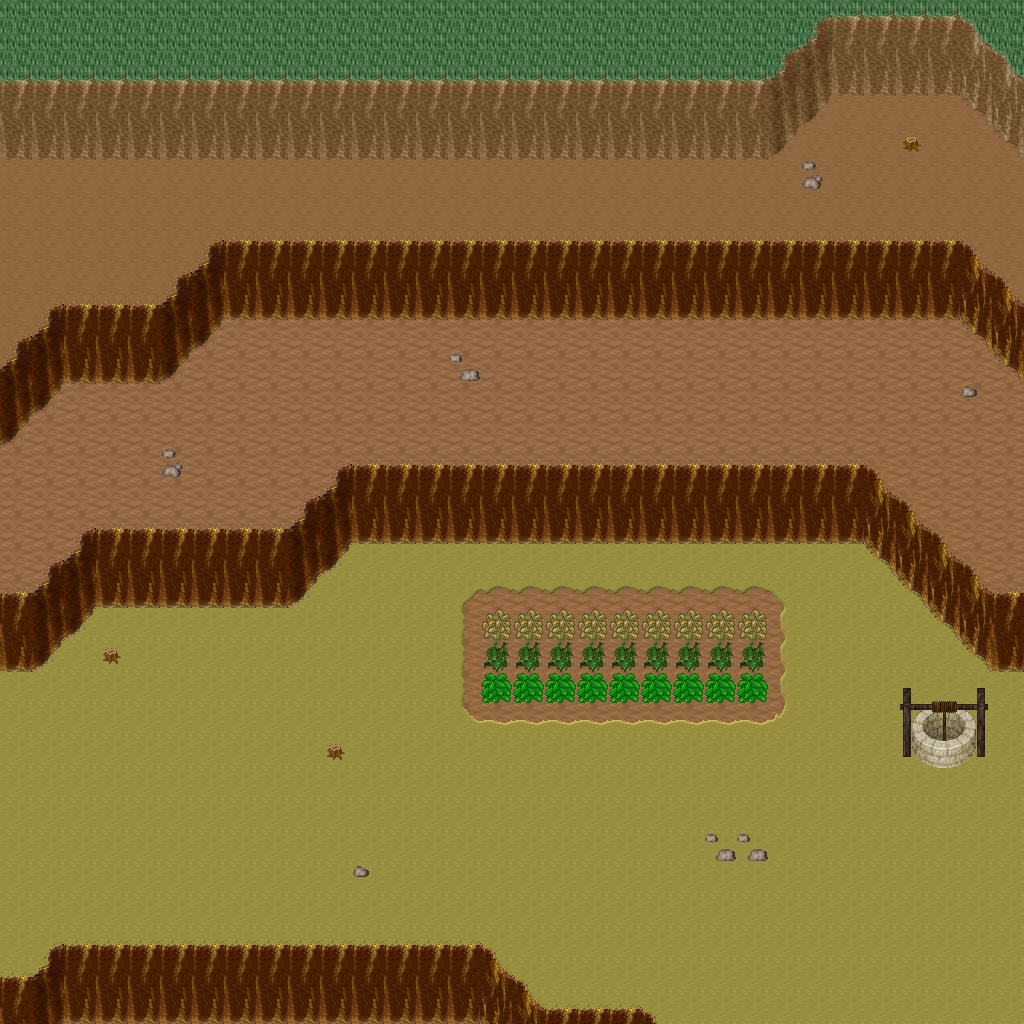

Below is a game level as drawn by its tile map, then a one-line description and the .tmx that defines it (tile-layer data replaced by summaries):
An orthogonal 32x32 tile map with 32x32 px tiles, 5 tile layers (Ground, Objects, Objects2, Above, ...), 1 hidden layer not drawn, 18 tilesets.

<map version="1.10" tiledversion="1.11.0" orientation="orthogonal" renderorder="right-down" width="32" height="32" tilewidth="32" tileheight="32" infinite="0" nextlayerid="11" nextobjectid="1">
 <tileset firstgid="1" name="logic_collision" tilewidth="32" tileheight="32" tilecount="1" columns="1">
  <image source="../drawable/logic_collision.png" width="32" height="32" />
 </tileset>
 <tileset firstgid="2" name="ground_ground" tilewidth="32" tileheight="32" tilecount="33" columns="3">
  <image source="../drawable/ground_ground.png" width="96" height="352" />
 </tileset>
 <tileset firstgid="35" name="ground_ridge_earth_pale" tilewidth="32" tileheight="32" tilecount="96" columns="12">
  <image source="../drawable/ground_ridge_earth_pale.png" width="384" height="256" />
 </tileset>
 <tileset firstgid="131" name="ground_ridge_earth_dark" tilewidth="32" tileheight="32" tilecount="96" columns="12">
  <image source="../drawable/ground_ridge_earth_dark.png" width="384" height="256" />
 </tileset>
 <tileset firstgid="227" name="terrain_desert" tilewidth="32" tileheight="32" tilecount="88" columns="8">
  <image source="../drawable/terrain_desert.png" width="256" height="352" />
 </tileset>
 <tileset firstgid="315" name="building_witch_hut" tilewidth="32" tileheight="32" tilecount="80" columns="5">
  <image source="../drawable/building_witch_hut.png" width="160" height="512" />
 </tileset>
 <tileset firstgid="395" name="ground_earth_edges_yellowgreen" tilewidth="32" tileheight="32" tilecount="15" columns="5">
  <image source="../drawable/ground_earth_edges_yellowgreen.png" width="160" height="96" />
 </tileset>
 <tileset firstgid="410" name="item_firewood" tilewidth="32" tileheight="32" tilecount="12" columns="3">
  <image source="../drawable/item_firewood.png" width="96" height="128" />
 </tileset>
 <tileset firstgid="422" name="object_well_hoist" tilewidth="32" tileheight="32" tilecount="9" columns="3">
  <image source="../drawable/object_well_hoist.png" width="96" height="96" />
 </tileset>
 <tileset firstgid="431" name="plant_bush_various_small" tilewidth="32" tileheight="32" tilecount="9" columns="3">
  <image source="../drawable/plant_bush_various_small.png" width="96" height="96" />
 </tileset>
 <tileset firstgid="440" name="plant_bush_bushes" tilewidth="32" tileheight="32" tilecount="10" columns="5">
  <image source="../drawable/plant_bush_bushes.png" width="160" height="64" />
 </tileset>
 <tileset firstgid="450" name="plant_stump_stump_rectangular" tilewidth="32" tileheight="32" tilecount="4" columns="2">
  <image source="../drawable/plant_stump_stump_rectangular.png" width="64" height="64" />
 </tileset>
 <tileset firstgid="454" name="plant_stump_small_stump" tilewidth="32" tileheight="32" tilecount="4" columns="2">
  <image source="../drawable/plant_stump_small_stump.png" width="64" height="64" />
 </tileset>
 <tileset firstgid="458" name="plant_tree_evergreen" tilewidth="32" tileheight="32" tilecount="36" columns="3">
  <image source="../drawable/plant_tree_evergreen.png" width="96" height="384" />
 </tileset>
 <tileset firstgid="494" name="ground_sand_2" tilewidth="32" tileheight="32" tilecount="15" columns="5">
  <image source="../drawable/ground_sand_2.png" width="160" height="96" />
 </tileset>
 <tileset firstgid="509" name="plant_cactus_2" tilewidth="32" tileheight="32" tilecount="10" columns="5">
  <image source="../drawable/plant_cactus_2.png" width="160" height="64" />
 </tileset>
 <tileset firstgid="519" name="plant_cactus" tilewidth="32" tileheight="32" tilecount="2" columns="1">
  <image source="../drawable/plant_cactus.png" width="32" height="64" />
 </tileset>
 <tileset firstgid="521" name="ground_rock_pebbles" tilewidth="32" tileheight="32" tilecount="3" columns="1">
  <image source="../drawable/ground_rock_pebbles.png" width="32" height="96" />
 </tileset>
 <layer id="1" name="Ground" width="32" height="32">
  <data>[1024 cells, 1024 non-empty, 4 distinct tile ids]</data>
 </layer>
 <layer id="2" name="Objects" width="32" height="32">
  <data>[1024 cells, 400 non-empty, 37 distinct tile ids]</data>
 </layer>
 <layer id="3" name="Objects2" width="32" height="32">
  <data>[1024 cells, 27 non-empty, 3 distinct tile ids]</data>
 </layer>
 <layer id="4" name="Above" width="32" height="32">
  <data>[1024 cells, 6 non-empty, 6 distinct tile ids]</data>
 </layer>
 <layer id="5" name="Above2" width="32" height="32">
  <data>[1024 cells, 0 non-empty, 0 distinct tile ids]</data>
 </layer>
 <layer id="6" name="Walkable" width="32" height="32" visible="0">
  <data>[1024 cells, 230 non-empty, 1 distinct tile ids]</data>
 </layer>
 <objectgroup id="7" name="Mapevents" />
 <objectgroup id="8" name="Spawn" />
 <objectgroup id="9" name="Keys" />
 <objectgroup id="10" name="Replace" />
</map>
